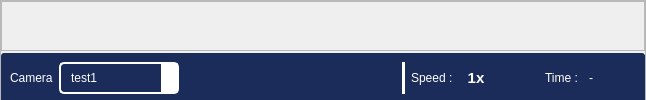
                        <widget class="QFrame" name="frame_12">
                         <property name="minimumSize">
                          <size>
                           <width>0</width>
                           <height>100</height>
                          </size>
                         </property>
                         <property name="maximumSize">
                          <size>
                           <width>16777215</width>
                           <height>100</height>
                          </size>
                         </property>
                         <property name="frameShape">
                          <enum>QFrame::Shape::StyledPanel</enum>
                         </property>
                         <property name="frameShadow">
                          <enum>QFrame::Shadow::Raised</enum>
                         </property>
                         <layout class="QVBoxLayout" name="verticalLayout_16">
                          <property name="leftMargin">
                           <number>0</number>
                          </property>
                          <property name="topMargin">
                           <number>0</number>
                          </property>
                          <property name="rightMargin">
                           <number>0</number>
                          </property>
                          <property name="bottomMargin">
                           <number>0</number>
                          </property>
                          <item>
                           <layout class="QVBoxLayout" name="layout_timeline">
                            <item>
                             <widget class="QFrame" name="time_line_frame">
                              <property name="minimumSize">
                               <size>
                                <width>0</width>
                                <height>50</height>
                               </size>
                              </property>
                              <property name="maximumSize">
                               <size>
                                <width>16777215</width>
                                <height>50</height>
                               </size>
                              </property>
                              <property name="frameShape">
                               <enum>QFrame::Shape::StyledPanel</enum>
                              </property>
                              <property name="frameShadow">
                               <enum>QFrame::Shadow::Raised</enum>
                              </property>
                              <layout class="QVBoxLayout" name="verticalLayout_23"/>
                             </widget>
                            </item>
                           </layout>
                          </item>
                          <item>
                           <widget class="QFrame" name="frame_13">
                            <property name="minimumSize">
                             <size>
                              <width>1</width>
                              <height>50</height>
                             </size>
                            </property>
                            <property name="maximumSize">
                             <size>
                              <width>16777211</width>
                              <height>50</height>
                             </size>
                            </property>
                            <property name="styleSheet">
                             <string notr="true">QFrame{
	background: #1b2c5a;
	border-radius:3px;
}

</string>
                            </property>
                            <property name="frameShape">
                             <enum>QFrame::Shape::StyledPanel</enum>
                            </property>
                            <property name="frameShadow">
                             <enum>QFrame::Shadow::Raised</enum>
                            </property>
                            <layout class="QHBoxLayout" name="horizontalLayout_4">
                             <item>
                              <widget class="QLabel" name="label_28">
                               <property name="styleSheet">
                                <string notr="true">	color: white;</string>
                               </property>
                               <property name="text">
                                <string>Camera</string>
                               </property>
                              </widget>
                             </item>
                             <item>
                              <widget class="QComboBox" name="playback_camera_combo">
                               <property name="minimumSize">
                                <size>
                                 <width>120</width>
                                 <height>0</height>
                                </size>
                               </property>
                               <property name="maximumSize">
                                <size>
                                 <width>16777215</width>
                                 <height>16777215</height>
                                </size>
                               </property>
                               <property name="styleSheet">
                                <string notr="true">QComboBox {
    background-color:  transparent;
    border: 2px solid white;
    border-radius: 5px;
    padding: 6px 10px;

	color: white;
}

QComboBox:hover {
    border: 1px solid #5e81ac;
}

QComboBox::drop-down {
    background-color: #fff;
}

QComboBox QAbstractItemView {
    background-color: #404040;
    color: white;
}

QComboBox::down-arrow {
    image: url(:/icons/icons/icons8-drop-down-80.png);

    width: 12px;
    height: 12px;
}</string>
                               </property>
                               <item>
                                <property name="text">
                                 <string>test1</string>
                                </property>
                               </item>
                               <item>
                                <property name="text">
                                 <string>test2</string>
                                </property>
                               </item>
                              </widget>
                             </item>
                             <item>
                              <spacer name="horizontalSpacer_6">
                               <property name="orientation">
                                <enum>Qt::Orientation::Horizontal</enum>
                               </property>
                               <property name="sizeType">
                                <enum>QSizePolicy::Policy::Fixed</enum>
                               </property>
                               <property name="sizeHint" stdset="0">
                                <size>
                                 <width>40</width>
                                 <height>20</height>
                                </size>
                               </property>
                              </spacer>
                             </item>
                             <item>
                              <widget class="QPushButton" name="play_btn">
                               <property name="maximumSize">
                                <size>
                                 <width>70</width>
                                 <height>30</height>
                                </size>
                               </property>
                               <property name="cursor">
                                <cursorShape>PointingHandCursor</cursorShape>
                               </property>
                               <property name="toolTip">
                                <string>Show Live</string>
                               </property>
                               <property name="styleSheet">
                                <string notr="true">
QPushButton{
	color: white;
    background-color:#F1F0E8;
	padding: 5px;
	font-size: 11pt;
	font-weight: bold;
	border-radius:7px;
background-color:transparent;
}

QPushButton:hover{
	background: #a3a3a3;
}

QPushButton:disabled {
    color: #8D8D8D;
}

QPushButton:pressed {
	background: rgb(0, 0, 0);
}</string>
                               </property>
                               <property name="text">
                                <string/>
                               </property>
                               <property name="icon">
                                <iconset resource="../assets.qrc">
                                 <normaloff>:/icons/icons/Live00.png</normaloff>:/icons/icons/Live00.png</iconset>
                               </property>
                               <property name="iconSize">
                                <size>
                                 <width>60</width>
                                 <height>60</height>
                                </size>
                               </property>
                              </widget>
                             </item>
                             <item>
                              <widget class="QPushButton" name="pause_btn">
                               <property name="toolTip">
                                <string>Stop Live</string>
                               </property>
                               <property name="toolTipDuration">
                                <number>-1</number>
                               </property>
                               <property name="styleSheet">
                                <string notr="true">
QPushButton{
	color: white;
    background-color:#F1F0E8;
	padding: 5px;
	font-size: 11pt;
	font-weight: bold;
	border-radius:7px;
background-color:transparent;
}

QPushButton:hover{
	background: #a3a3a3;
}

QPushButton:disabled {
    color: #8D8D8D;
}

QPushButton:pressed {
	background: rgb(0, 0, 0);
}</string>
                               </property>
                               <property name="text">
                                <string/>
                               </property>
                               <property name="icon">
                                <iconset resource="../assets.qrc">
                                 <normaloff>:/icons/icons/icons8-pause-50.png</normaloff>:/icons/icons/icons8-pause-50.png</iconset>
                               </property>
                               <property name="iconSize">
                                <size>
                                 <width>29</width>
                                 <height>26</height>
                                </size>
                               </property>
                              </widget>
                             </item>
                             <item>
                              <widget class="Line" name="line_4">
                               <property name="orientation">
                                <enum>Qt::Orientation::Vertical</enum>
                               </property>
                              </widget>
                             </item>
                             <item>
                              <widget class="QPushButton" name="stop_btn">
                               <property name="toolTip">
                                <string>Stop Live</string>
                               </property>
                               <property name="toolTipDuration">
                                <number>-1</number>
                               </property>
                               <property name="styleSheet">
                                <string notr="true">
QPushButton{
	color: white;
    background-color:#F1F0E8;
	padding: 5px;
	font-size: 11pt;
	font-weight: bold;
	border-radius:7px;
background-color:transparent;
}

QPushButton:hover{
	background: #a3a3a3;
}

QPushButton:disabled {
    color: #8D8D8D;
}

QPushButton:pressed {
	background: rgb(0, 0, 0);
}</string>
                               </property>
                               <property name="text">
                                <string/>
                               </property>
                               <property name="icon">
                                <iconset resource="../assets.qrc">
                                 <normaloff>:/icons/icons/stop-button.png</normaloff>:/icons/icons/stop-button.png</iconset>
                               </property>
                               <property name="iconSize">
                                <size>
                                 <width>29</width>
                                 <height>26</height>
                                </size>
                               </property>
                              </widget>
                             </item>
                             <item>
                              <widget class="Line" name="line_2">
                               <property name="styleSheet">
                                <string notr="true">color : rgb(255, 255, 255);
background-color: rgb(255, 255, 255);</string>
                               </property>
                               <property name="frameShadow">
                                <enum>QFrame::Shadow::Plain</enum>
                               </property>
                               <property name="orientation">
                                <enum>Qt::Orientation::Vertical</enum>
                               </property>
                              </widget>
                             </item>
                             <item>
                              <widget class="QFrame" name="frame_58">
                               <property name="frameShape">
                                <enum>QFrame::Shape::StyledPanel</enum>
                               </property>
                               <property name="frameShadow">
                                <enum>QFrame::Shadow::Raised</enum>
                               </property>
                               <layout class="QHBoxLayout" name="horizontalLayout_32">
                                <property name="leftMargin">
                                 <number>0</number>
                                </property>
                                <property name="topMargin">
                                 <number>0</number>
                                </property>
                                <property name="rightMargin">
                                 <number>0</number>
                                </property>
                                <property name="bottomMargin">
                                 <number>0</number>
                                </property>
                                <item>
                                 <widget class="QLabel" name="label_25">
                                  <property name="styleSheet">
                                   <string notr="true">	color: white;</string>
                                  </property>
                                  <property name="text">
                                   <string>Speed : </string>
                                  </property>
                                 </widget>
                                </item>
                                <item>
                                 <widget class="QPushButton" name="speed_btn">
                                  <property name="toolTip">
                                   <string>Stop Live</string>
                                  </property>
                                  <property name="toolTipDuration">
                                   <number>-1</number>
                                  </property>
                                  <property name="styleSheet">
                                   <string notr="true">
QPushButton{
	color: white;
    background-color:#F1F0E8;
	padding: 5px;
	font-size: 11pt;
	font-weight: bold;
	border-radius:7px;
background-color:transparent;
}

QPushButton:hover{
	background: #a3a3a3;
}

QPushButton:disabled {
    color: #8D8D8D;
}

QPushButton:pressed {
	background: rgb(0, 0, 0);
}</string>
                                  </property>
                                  <property name="text">
                                   <string>1x</string>
                                  </property>
                                  <property name="iconSize">
                                   <size>
                                    <width>29</width>
                                    <height>26</height>
                                   </size>
                                  </property>
                                 </widget>
                                </item>
                                <item>
                                 <spacer name="horizontalSpacer_4">
                                  <property name="orientation">
                                   <enum>Qt::Orientation::Horizontal</enum>
                                  </property>
                                  <property name="sizeHint" stdset="0">
                                   <size>
                                    <width>40</width>
                                    <height>20</height>
                                   </size>
                                  </property>
                                 </spacer>
                                </item>
                                <item>
                                 <widget class="QFrame" name="frame_21">
                                  <property name="minimumSize">
                                   <size>
                                    <width>100</width>
                                    <height>0</height>
                                   </size>
                                  </property>
                                  <property name="frameShape">
                                   <enum>QFrame::Shape::StyledPanel</enum>
                                  </property>
                                  <property name="frameShadow">
                                   <enum>QFrame::Shadow::Raised</enum>
                                  </property>
                                  <layout class="QHBoxLayout" name="horizontalLayout_30">
                                   <item>
                                    <widget class="QLabel" name="label">
                                     <property name="styleSheet">
                                      <string notr="true">color: rgb(255, 255, 255);</string>
                                     </property>
                                     <property name="text">
                                      <string>Time : </string>
                                     </property>
                                    </widget>
                                   </item>
                                   <item>
                                    <widget class="QLabel" name="time_label">
                                     <property name="styleSheet">
                                      <string notr="true">color: rgb(255, 255, 255);</string>
                                     </property>
                                     <property name="text">
                                      <string>-</string>
                                     </property>
                                    </widget>
                                   </item>
                                  </layout>
                                 </widget>
                                </item>
                               </layout>
                              </widget>
                             </item>
                            </layout>
                           </widget>
                          </item>
                         </layout>
                        </widget>
